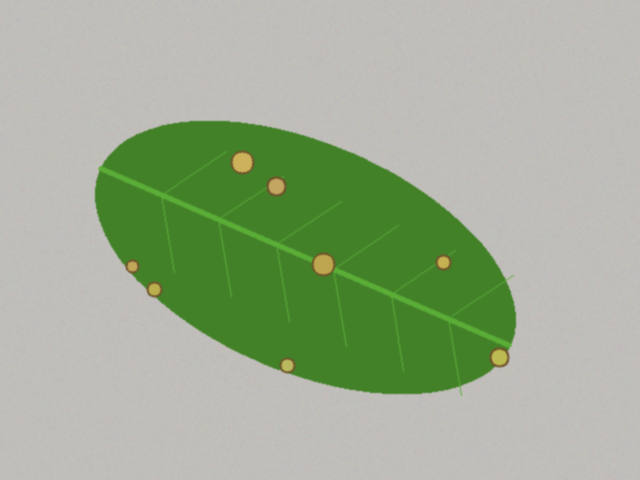
#> input picture data/sintetis/bersih/teh_041.png, 640 x 480 px, found by its file name
$ jupyter execute B3_histogram.ipynb
#> lines starting #> are read from the running program, lines starting #| are printed output that depends on the picture; after the words box and inside, x2 and y2 are one past the last pixel; in counts of white or black regions, pixels touching at a corner belong together
### src/utils_cv.py
"""utils_cv.py: fungsi bantu yang dipakai ulang sepanjang semester."""
import cv2
import numpy as np
import matplotlib.pyplot as plt


def baca(path):
    """Membaca citra dan langsung memberi pesan jelas bila gagal."""
#> called with path = '../data/sintetis/citra/teh_041.png'
    img = cv2.imread(path)
#> img is the input picture: shape (480, 640, 3); mean B, G, R 148, 174.2, 159.8
    if img is None:
        raise FileNotFoundError(f"Citra tidak ditemukan: {path}")
    return img


# [13 lines left out: function tampil, not called in this run]


def kontras_bercak(kanal, mask_daun, mask_bercak):
    """KB = |rerata bercak - rerata daun sehat| / simpangan baku daun sehat.
    Makin besar KB, makin mudah bercak dipisahkan dari daun sehat."""
    k = kanal.astype(np.float64)
    sehat = (mask_daun > 0) & (mask_bercak == 0)
    bercak = mask_bercak > 0
    if bercak.sum() == 0:
        return float("nan")
    return abs(k[bercak].mean() - k[sehat].mean()) / (k[sehat].std() + 1e-6)


def statistik(gray):
    """Ringkasan statistik intensitas untuk mendiagnosis mutu citra."""
    return {"rerata": round(float(gray.mean()), 1),
            "simpangan_baku": round(float(gray.std()), 1),
            "min": int(gray.min()), "maks": int(gray.max()),
            "persen_gelap": round(100 * float((gray < 50).mean()), 1),
            "persen_terang": round(100 * float((gray > 205).mean()), 1)}


# --- Tambahan (tidak ada di Lampiran B) ---------------------------------
# [15 lines left out: function tampil_hist, not called in this run]

### notebook/B3_histogram.ipynb
# Kode 3.1 Statistik dan histogram untuk diagnosis

[cell 1]
from pathlib import Path
import sys

root = Path.cwd()
if not (root / "src" / "utils_cv.py").exists():
    root = root.parent

sys.path.insert(0, str(root / "src"))
print(Path.cwd())

[cell 2]
import cv2
import matplotlib.pyplot as plt
from utils_cv import baca, kontras_bercak, statistik

for nama in ["teh_041.png", "teh_042.png", "teh_043.png",
"teh_044.png", "teh_045.png"]:
    gray = cv2.cvtColor(baca(f"../data/sintetis/citra/{nama}"),
    cv2.COLOR_BGR2GRAY)
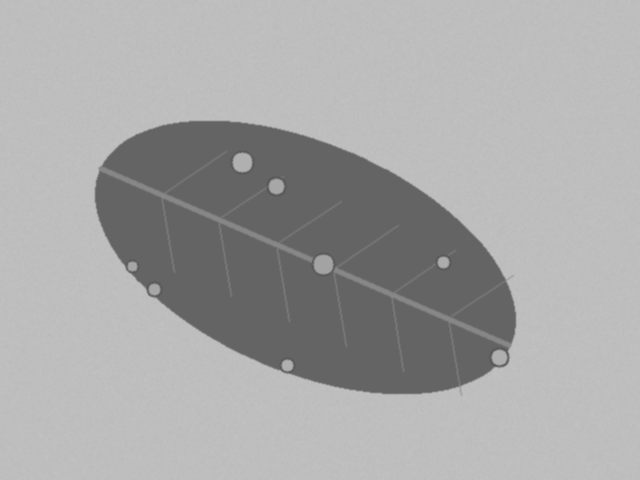
#> gray: shape (480, 640); min 87, max 193, mean 166.8
#> pass 2 of the loop `for nama in ["teh_041.png", "teh_042.png", "teh_043.png",`:
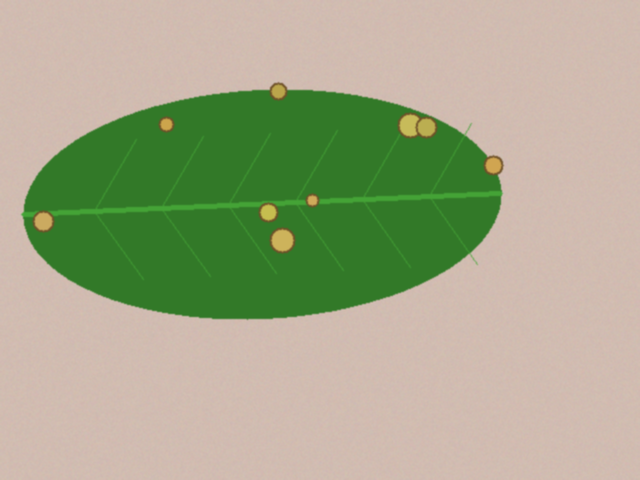
#> input picture data/sintetis/bersih/teh_042.png, 640 x 480 px, found by its file name
#> in baca, img is the input picture: shape (480, 640, 3); mean B, G, R 138.6, 169.4, 165.3
#> `gray = cv2.cvtColor(baca(f"../data/sintetis/citra/{nama}"), cv2.COLOR_..`:
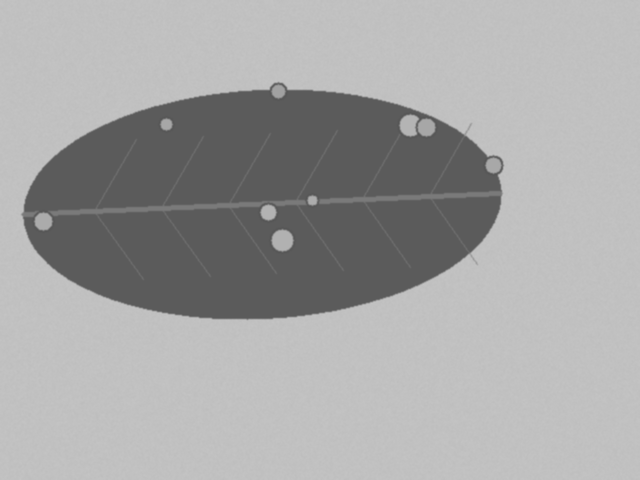
#> gray: shape (480, 640); min 84, max 196, mean 164.8
#> pass 3 of the loop `for nama in ["teh_041.png", "teh_042.png", "teh_043.png",`:
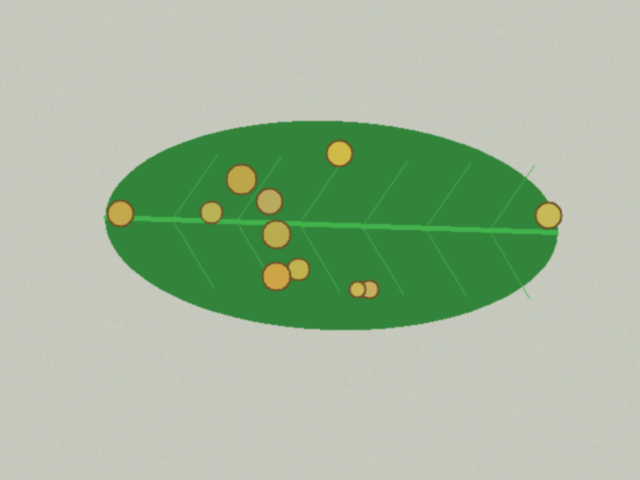
#> input picture data/sintetis/bersih/teh_043.png, 640 x 480 px, found by its file name
#> in baca, img is the input picture: shape (480, 640, 3); mean B, G, R 157, 184.6, 164.1
#> `gray = cv2.cvtColor(baca(f"../data/sintetis/citra/{nama}"), cv2.COLOR_..`:
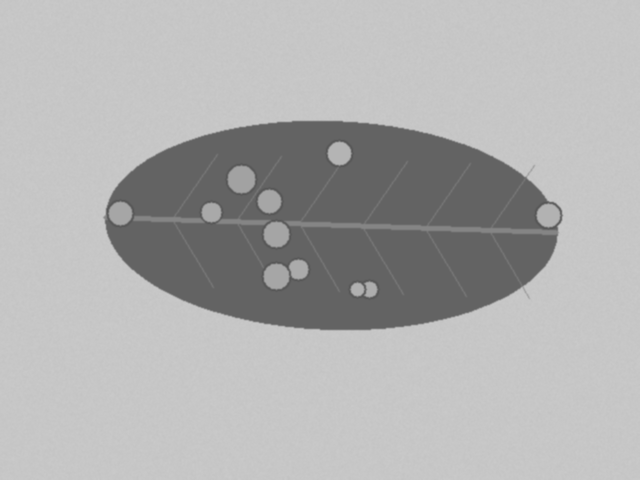
#> gray: shape (480, 640); min 84, max 202, mean 175.4
#> the loop made 5 passes; the first 3 are shown
print(nama, statistik(gray))
#| teh_045.png {'rerata': 125.8, 'simpangan_baku': 52.7, 'min': 29, 'maks': 237, 'persen_gelap': 1.2, 'persen_terang': 7.6}
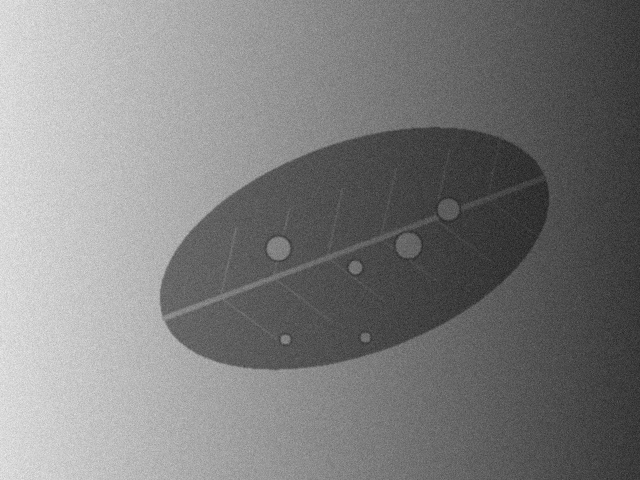
#> gray: shape (480, 640); min 29, max 237, mean 125.8
hist = cv2.calcHist([gray], [0], None, [256], [0, 256])
#> hist = 256 values, max 3358 at index 71, min 0 at index 0, mean 1200
plt.plot(hist, label=nama)
plt.xlabel("Intensitas"); plt.ylabel("Jumlah piksel"); plt.legend()
plt.savefig("../hasil/b3_histogram_5kondisi.png")
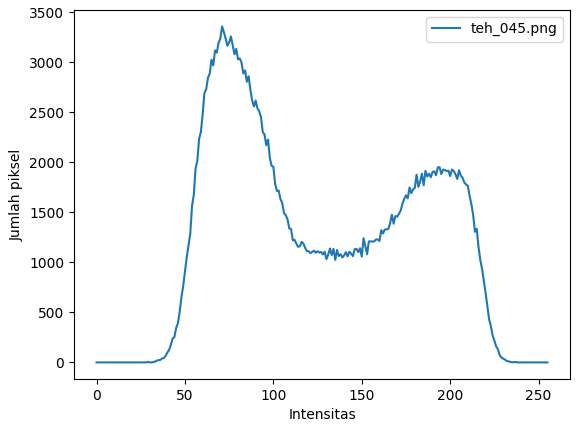
#> figure drawn by matplotlib, 1 panel; curve peaks at x = 71, y = 3358

# Kode 3.2 Operasi titik, peregangan, gamma, ekualisasi, dan CLAHE

[cell 3]
import numpy as np

nama = "teh_045.png"                 # kondisi bayangan
img = baca(f"../data/sintetis/citra/{nama}")
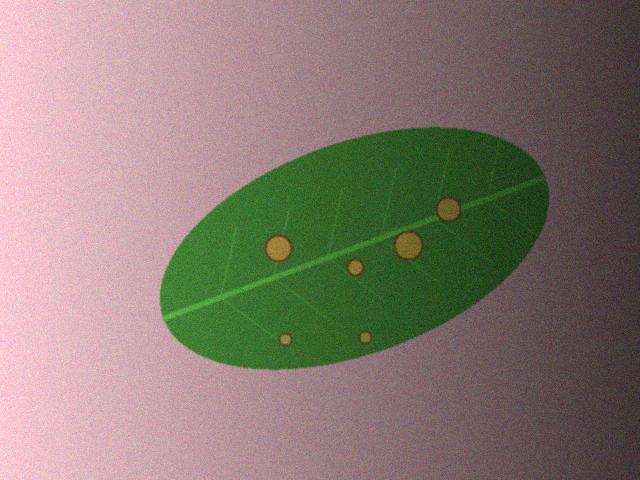
#> input picture data/sintetis/citra/teh_045.png, 640 x 480 px
#> in baca, img is the input picture: shape (480, 640, 3); mean B, G, R 114.6, 122.6, 136.3
md = cv2.imread(f"../data/sintetis/mask_daun/{nama}", 0)
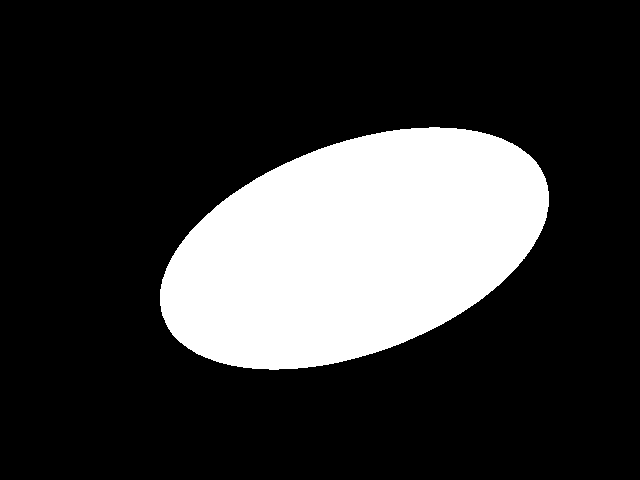
#> input picture data/sintetis/mask_daun/teh_045.png, 640 x 480 px
#> md: shape (480, 640); 21.9% white; 1 white region, box (x1, y1, x2, y2) and area: (160, 127, 549, 370) 67348
mb = cv2.imread(f"../data/sintetis/mask_bercak/{nama}", 0)
#> mb: shape (480, 640); min 28, max 237, mean 125.3
gray = cv2.cvtColor(img, cv2.COLOR_BGR2GRAY)

def gamma_lut(g):
    lut = np.array([255 * (i / 255) ** g for i in range(256)])
    return lut.clip(0, 255).astype(np.uint8)

rmin, rmax = np.percentile(gray, (2, 98))      # abaikan 2% piksel ekstrem
#> rmin = 52; rmax = 216
hasil = {
    "asli": gray,
    "negatif": 255 - gray,
    "cerah+50": cv2.add(gray, 50),
    "kontras": cv2.convertScaleAbs(gray, alpha=1.5, beta=-40),
    "regang": np.clip((gray - rmin) / (rmax - rmin) * 255,
                      0, 255).astype(np.uint8),
    "gamma0.5": cv2.LUT(gray, gamma_lut(0.5)),
    "gamma1.8": cv2.LUT(gray, gamma_lut(1.8)),
    "ekualisasi": cv2.equalizeHist(gray),
    "CLAHE": cv2.createCLAHE(clipLimit=2.0,
                             tileGridSize=(8, 8)).apply(gray),
}
for nm, c in hasil.items():
    print(f"{nm:10s} KB={kontras_bercak(c, md, mb):.2f} "
          f"sigma={c.std():.1f}")
#> this loop made 9 passes
#> nm on passes 1 to 9: 'asli', 'negatif', 'cerah+50', 'kontras', 'regang', 'gamma0.5', 'gamma1.8', 'ekualisasi', 'CLAHE'
#| asli       KB=nan sigma=52.7
#| negatif    KB=nan sigma=52.7
#| cerah+50   KB=nan sigma=51.7
#| kontras    KB=nan sigma=75.6
#| regang     KB=nan sigma=81.5
#| gamma0.5   KB=nan sigma=37.9
#| gamma1.8   KB=nan sigma=56.4
#| ekualisasi KB=nan sigma=73.4
#> (further printed lines are left out)
#> pass 2, in kontras_bercak (call 2), `k = kanal.astype(np.float64)`:
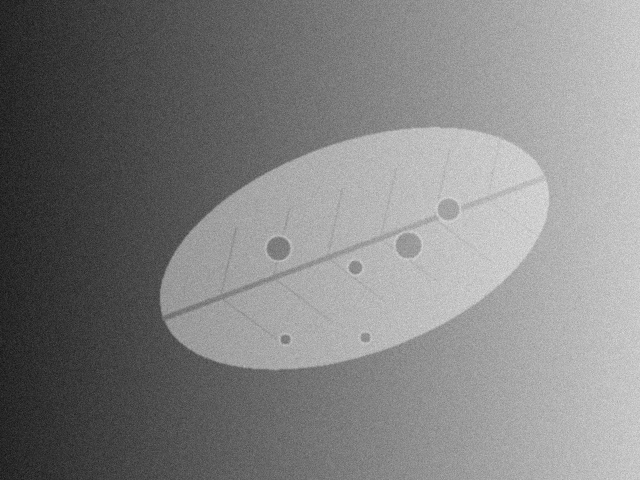
#> k: shape (480, 640) float64; min 18, max 226, mean 129.2
